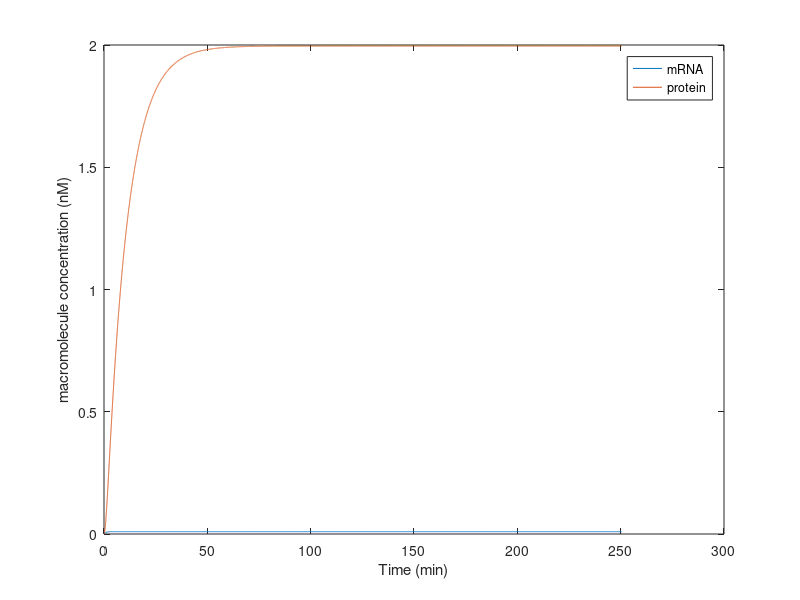

This figure's MATLAB source:
%NegativeAutoregulationTemplate.m
%
%Zarina Akbary, 5/19/2020
%
%Purpose: Homework 1 for the Ninja Skills Club. To simulate a dynamic
%system that exhibits negative autoregulation

%empty m-file
clear, close all

%We're solving for dm/dt=(a/k+p)-(b*m) and
% dp/dt=(g*m)-(n*p)
%
%Step 1. Define input parameters
a=10; %rate of transcription in nM/min
b=1; %rate of RNA degradation in 1/min
g=20; %rate of translation in 1/min
n=0.1; %rate of proteolysis in 1/min
k=1000 %protein activation concentration?

%Step 2. Set initial conditions.
m1=0; %initial mRNA concentration
p1=0; %initial protein concentration

%Step 3. Set time increment, time steps, and time vector
dt=0.0167; %time increment (1 second in minutes)
N=60*250; %time increments in 20 minutes
time=[0:N-1]*dt;

%Step 4. Pre-allocate vectors
m=zeros(1, N);
p=zeros(1, N);
m(1)=m1;
p(1)=p1;

%Step 5. Integrate
%f=(a/k+p)-(b*m) AND h=(g*m)-(n*p)
%dm=f*dt AND dp=h*dt
for i=1:N-1
    f=(a/(k+p(i)))-(b*m(i));
    dm=f*dt;
    m(i+1)=m(i)+dm;
    h=(g*m(i))-(n*p(i));
    dp=h*dt;
    p(i+1)=p(i)+dp;
end

%Step 6. Plot
figure
plot(time, m)
hold on
plot(time,p)
xlabel('Time (min)')
ylabel('macromolecule concentration (nM)')
legend('mRNA', 'protein')